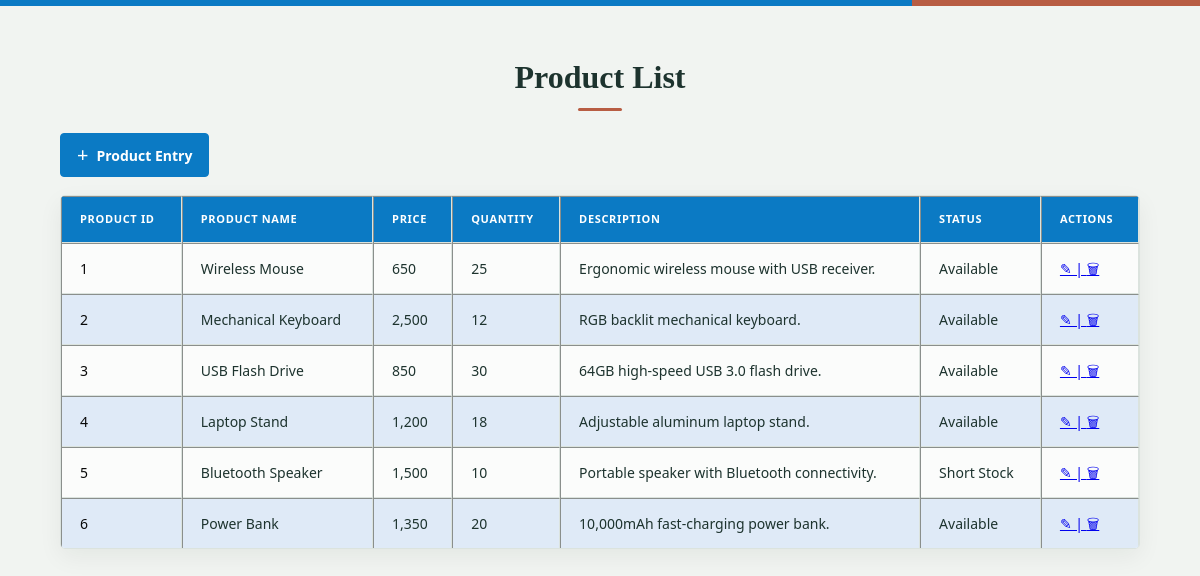
The page / on the database its author committed.
### tables this page shows
CREATE TABLE `products` (
  `id` int(100) NOT NULL,
  `name` varchar(100) NOT NULL,
  `price` varchar(10) NOT NULL,
  `quantity` int(50) NOT NULL,
  `description` varchar(300) NOT NULL,
  `status` varchar(100) NOT NULL
);

### index.php (the view, shortened to what this page needs)
<?php include_once("dbconfiger.php") ?>
<!DOCTYPE html>
<html lang="en">
<head>
    <link rel="stylesheet" href="style.css">
</head>
<body>
    <h3>Product List</h3>
    <a href="new_product.php">Product Entry</a><br><br>
    <?php
    $rawData = $conn->query("SELECT * FROM `products`"); ?>
    <table border="1" cellspacing="0" cellpadding="10">
        <tr>
            <th>Product ID</th>
            <th>Product Name</th>
            <th>Price</th>
            <th>Quantity</th>
            <th>Description</th>
            <th>Status</th>
            <th>Actions</th>
        </tr>
    <?php
    while($row = $rawData->fetch_assoc()){ ?>
       <tr>
        <td><?php echo $row['id']; ?></td>
        <td><?php echo $row['name']; ?></td>
        <td><?php echo $row['price']; ?></td>
        <td><?php echo $row['quantity']; ?></td>
        <td><?php echo $row['description']; ?></td>
        <td><?php echo $row['status']; ?></td>
        <td>
          <a class="delete-icon" href="product_edit.php?id=<?php echo $row['id']; ?>">&#9998; | </a>
         <a onclick="return confirm('Are you sure to delete this row')" class="danger" href="product_delete.php?id=<?php echo $row['id']; ?>">&#x1F5D1;&#xFE0E;</a>
        </td>
       </tr>
       <?php
    }
    ?>
    </table>
</body>
</html>

### style.css (style rules this page uses)
:root { color-scheme: light; --ink: #1d332e; --muted: #080808; --paper: #f1f4f1; --surface: #ffffff; --line: #dbe3de; --green: #0b7ac4; --green-dark: #0b7ac4; --green-pale: #e9f2ed; --terracotta: #b85d43; --terracotta-pale: #fbefeb; }
* { box-sizing: border-box; }
html { min-width: 320px; background: var(--paper); }
body { position: relative; min-height: 100vh; margin: 0; padding: 58px 24px 72px; color: var(--ink); background-color: var(--paper); background-image: radial-gradient(rgba(29, 51, 46, 0.055) 0.7px, transparent 0.7px); background-size: 18px 18px; font-family: "Segoe UI", Tahoma, sans-serif; line-height: 1.5; }
body::before { position: absolute; top: 0; right: 0; left: 0; height: 6px; background: linear-gradient(90deg, var(--green) 0 76%, var(--terracotta) 76% 100%); content: ""; }
h3 { width: min(100%, 1080px); margin: 0 auto 22px; color: var(--ink); font-family: Georgia, "Times New Roman", serif; font-size: 32px; font-weight: 600; line-height: 1.2; text-align: center; }
h3::after { display: block; width: 44px; height: 3px; margin: 12px auto 0; border-radius: 2px; background: var(--terracotta); content: ""; }
body > a[href="new_product.php"] { display: inline-flex; align-items: center; min-height: 44px; margin: 0 max(calc((100% - 1080px) / 2), 0px) 18px; padding: 0 16px; border: 1px solid var(--green); border-radius: 4px; color: #fff; background: var(--green); font-size: 14px; font-weight: 700; text-decoration: none; transition: background-color 150ms ease, border-color 150ms ease; }
body > a[href="new_product.php"]::before { content: "+"; margin-right: 8px; font-size: 20px; font-weight: 400; line-height: 1; }
table { width: min(100%, 1080px); margin: 0 auto; overflow: hidden; border: 1px solid var(--line); border-spacing: 0; border-radius: 5px; background: var(--surface); box-shadow: 0 8px 24px rgba(15, 26, 23, 0.06); text-align: left; }
th, td { padding: 14px 18px; background: #dfeaf7; border-bottom: 1px solid var(--line); }
th { color: #ffffff; background: var(--green-dark); font-size: 11px; font-weight: 700; letter-spacing: 0.06em; text-transform: uppercase; }
td { color: var(--ink); font-size: 14px; }
tr:nth-child(even) td { background: #fbfcfb; }
td:first-child { color: var(--muted); font-variant-numeric: tabular-nums; }
tr:last-child td { border-bottom: 0; }

### rows shown on the page
products: id "1", name "Wireless Mouse", price "650", quantity "25", description "Ergonomic wireless mouse with USB receiver.", status "Available"
products: id "2", name "Mechanical Keyboard", price "2,500", quantity "12", description "RGB backlit mechanical keyboard.", status "Available"
products: id "3", name "USB Flash Drive", price "850", quantity "30", description "64GB high-speed USB 3.0 flash drive.", status "Available"
products: id "4", name "Laptop Stand", price "1,200", quantity "18", description "Adjustable aluminum laptop stand.", status "Available"
products: id "5", name "Bluetooth Speaker", price "1,500", quantity "10", description "Portable speaker with Bluetooth connectivity.", status "Short Stock"
products: id "6", name "Power Bank", price "1,350", quantity "20", description "10,000mAh fast-charging power bank.", status "Available"
